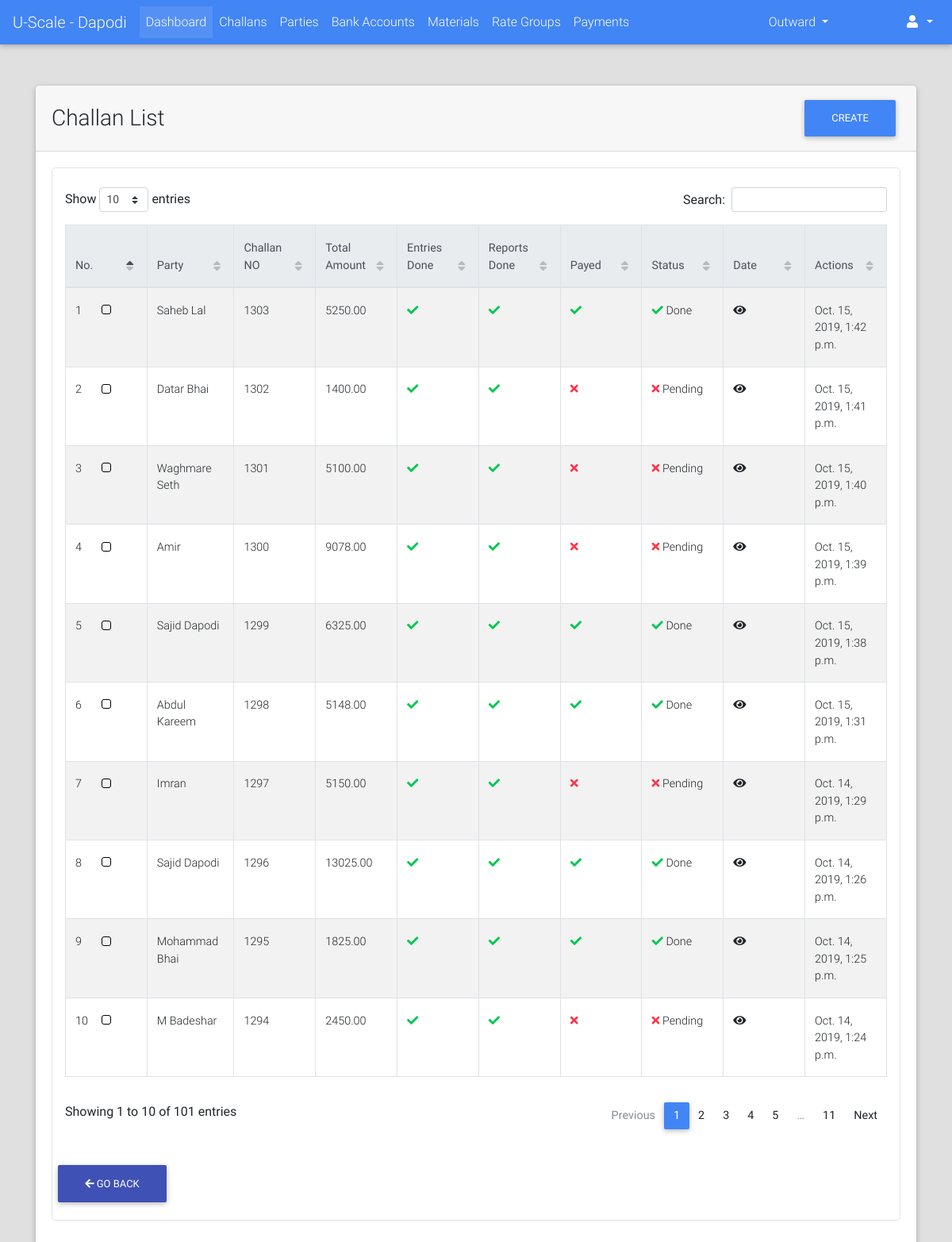
The app's page /challans/list/ (signed in) with its own data.
### challans/models.py (models this page shows, shortened)
class Challan(models.Model):
    STATUS_CHOICES = (("PN", "Pending"), ("DN", "Done"))
    created_by = models.ForeignKey(User, on_delete=models.PROTECT)
    party = models.ForeignKey("parties.Party", on_delete=models.CASCADE)
    challan_no = models.PositiveIntegerField(blank=True, null=True)
    vehicle_details = models.CharField(max_length=128, blank=True, null=True)
    weights_amount = models.DecimalField(max_digits=9, decimal_places=2, default=decimal.Decimal(0.00))
    extra_charges = models.DecimalField(verbose_name="Kata Charges", max_digits=9, decimal_places=2,
                                        default=decimal.Decimal(0.00), validators=[MinValueValidator(limit_value=0), MaxValueValidator(limit_value=100)])
    round_amount = models.DecimalField(max_digits=4, decimal_places=2, default=decimal.Decimal(0.00), validators=[MinValueValidator(limit_value=-10), MaxValueValidator(limit_value=10)])
    total_amount = models.DecimalField(max_digits=9, decimal_places=2, default=decimal.Decimal(0.00), validators=[MinValueValidator(limit_value=0)])
    image = models.ImageField(upload_to="payments/", blank=True, null=True)
    extra_info = models.TextField(blank=True)
    created_on = models.DateTimeField(auto_now_add=True, editable=True)
    updated_on = models.DateTimeField(auto_now=True, editable=True)
    is_entries_done = models.BooleanField(default=False)
    is_reports_done = models.BooleanField(default=False)
    is_rates_assigned = models.BooleanField(default=False)
    is_payed = models.BooleanField(default=False)
    status = models.CharField(max_length=2, choices=STATUS_CHOICES, default="PN")
    @property
    def get_absolute_url(self):
        return reverse_lazy("challans:detail", kwargs={"challan_no": self.challan_no})

### parties/models.py (models this page shows, shortened)
class Party(models.Model):
    RATE_TYPE_CHOICES = (("GR", "Group Rate"), ("IR", "Individual Rate"))
    rate_type = models.CharField(max_length=2, choices=RATE_TYPE_CHOICES)
    rate_group = models.ForeignKey("rates.RateGroup", on_delete=models.PROTECT, blank=True, null=True)
    name = models.CharField(max_length=128)
    party_code = models.CharField(max_length=32, blank=True)
    address = models.TextField(blank=True)
    phone = models.CharField(max_length=13)
    whatsapp = models.CharField(max_length=13, blank=True)
    email = models.EmailField(blank=True, null=True)
    extra_info = models.TextField(blank=True)
    is_wallet_party = models.BooleanField(default=False)
    is_active = models.BooleanField(default=True)
    class Meta:
        verbose_name = "Party"
        verbose_name_plural = "Parties"

### challans/views.py (the view)
class ChallanListView(LoginRequiredMixin, ListView):
    model = Challan
    template_name = "challans/list.html"
    context_object_name = "challans"
    ordering = "-id"
    def get_queryset(self):
        qs = super().get_queryset()
        return qs.filter(Q(status="PN") | Q(created_on__date__gte=datetime.date.today()+datetime.timedelta(days=-30)))

### portal/templates/challans/list.html (shortened to what this page needs)
{% extends "portal/base.html" %}
{% load static %}
{% block custom_links %}
    <link href="{% static "css/addons/datatables.min.css" %}" rel="stylesheet">
    <link href="{% static "css/addons/datatables-select.min.css" %}" rel="stylesheet">
{% endblock %}
{% block content %}
    <br><br>
    <div class="container">
        <div class="card">
            <div class="card-header">
                <div class="row">
                    <div class="col-lg-9 m-auto">
                        <h3 class="m-auto">Challan List</h3>
                    </div>
                    <div class="col-lg-3">
                        <a class="float-right" href="{% url "challans:add" %}"><button class="btn btn-primary">Create</button></a>
                    </div>
                </div>
            </div>
            <div class="card-body">
                <div class="table p-3 border" style="border-radius: 5px">
                     <table id="dt-basic-checkbox" class="table table-striped table-bordered" cellspacing="0" width="100%">
                         <thead class="thead-light">
                            <th class="th-sm">No.</th>
                            <th class="th-sm">Party</th>
                            <th class="th-sm">Challan NO</th>
                            <th class="th-sm">Total Amount</th>
                            <th class="th-sm">Entries Done</th>
                            <th class="th-sm">Reports Done</th>
                            <th class="th-sm">Payed</th>
                            <th class="th-sm">Status</th>
                            <th class="th-sm">Date</th>
                            <th class="th-sm">Actions</th>
                         </thead>
                         <tbody>
                             {% if challans %}
                                {% for challan in challans %}
                                    <tr>
                                        <td>{{ forloop.counter }}</td>
                                        <td>{{ challan.party.name }}</td>
                                        <td><a href="{{ challan.get_absolute_url }}">{{ challan.challan_no }}</a></td>
                                        <td>{{ challan.total_amount }}</td>
                                        <td>
                                            <i class="fa {% if challan.is_entries_done %}fa-check text-success{% else %}fa-times text-danger{% endif %}"></i>
                                        </td>
                                        <td>
                                            <i class="fa {% if challan.is_reports_done %}fa-check text-success{% else %}fa-times text-danger{% endif %}"></i>
                                        </td>
                                        <td>
                                            <i class="fa {% if challan.is_payed %}fa-check text-success{% else %}fa-times text-danger{% endif %}"></i>
                                        </td>
                                        <td>
                                            <i class="fa {% if challan.status == "DN" %}fa-check text-success{% else %}fa-times text-danger{% endif %}"></i>
                                            {{ challan.get_status_display }}
                                        </td>
                                        <td><a href="{{ challan.get_absolute_url }}"><i class="fa fa-eye"></i></a></td>
                                        <td>{{ challan.created_on }}</td>
                                    </tr>
                                {% endfor %}
                             {% else %}
                                 <span class="text-black-50 font-weight-bold">No Challans Found</span>
                             {% endif %}
                         </tbody>
                    </table>
                    {% include "portal/goback_btn.html" %}
                 </div>
            </div>
        </div>
    </div>
{% endblock %}

### records on screen
Challan: party.name "Saheb Lal", challan_no "1303", total_amount "5250.00", is_entries_done True (drawn), is_reports_done True (drawn), is_payed True (drawn), status "Done", created_on "Oct. 15, 2019, 1:42 p.m."
Challan: party.name "Datar Bhai", challan_no "1302", total_amount "1400.00", is_entries_done True (drawn), is_reports_done True (drawn), is_payed False (drawn), status "Pending", created_on "Oct. 15, 2019, 1:41 p.m."
Challan: party.name "Waghmare Seth", challan_no "1301", total_amount "5100.00", is_entries_done True (drawn), is_reports_done True (drawn), is_payed False (drawn), status "Pending", created_on "Oct. 15, 2019, 1:40 p.m."
Challan: party.name "Amir", challan_no "1300", total_amount "9078.00", is_entries_done True (drawn), is_reports_done True (drawn), is_payed False (drawn), status "Pending", created_on "Oct. 15, 2019, 1:39 p.m."
Challan: party.name "Sajid Dapodi", challan_no "1299", total_amount "6325.00", is_entries_done True (drawn), is_reports_done True (drawn), is_payed True (drawn), status "Done", created_on "Oct. 15, 2019, 1:38 p.m."
Challan: party.name "Abdul Kareem", challan_no "1298", total_amount "5148.00", is_entries_done True (drawn), is_reports_done True (drawn), is_payed True (drawn), status "Done", created_on "Oct. 15, 2019, 1:31 p.m."
Challan: party.name "Imran", challan_no "1297", total_amount "5150.00", is_entries_done True (drawn), is_reports_done True (drawn), is_payed False (drawn), status "Pending", created_on "Oct. 14, 2019, 1:29 p.m."
Challan: party.name "Sajid Dapodi", challan_no "1296", total_amount "13025.00", is_entries_done True (drawn), is_reports_done True (drawn), is_payed True (drawn), status "Done", created_on "Oct. 14, 2019, 1:26 p.m."
Challan: party.name "Mohammad Bhai", challan_no "1295", total_amount "1825.00", is_entries_done True (drawn), is_reports_done True (drawn), is_payed True (drawn), status "Done", created_on "Oct. 14, 2019, 1:25 p.m."
Challan: party.name "M Badeshar", challan_no "1294", total_amount "2450.00", is_entries_done True (drawn), is_reports_done True (drawn), is_payed False (drawn), status "Pending", created_on "Oct. 14, 2019, 1:24 p.m."
